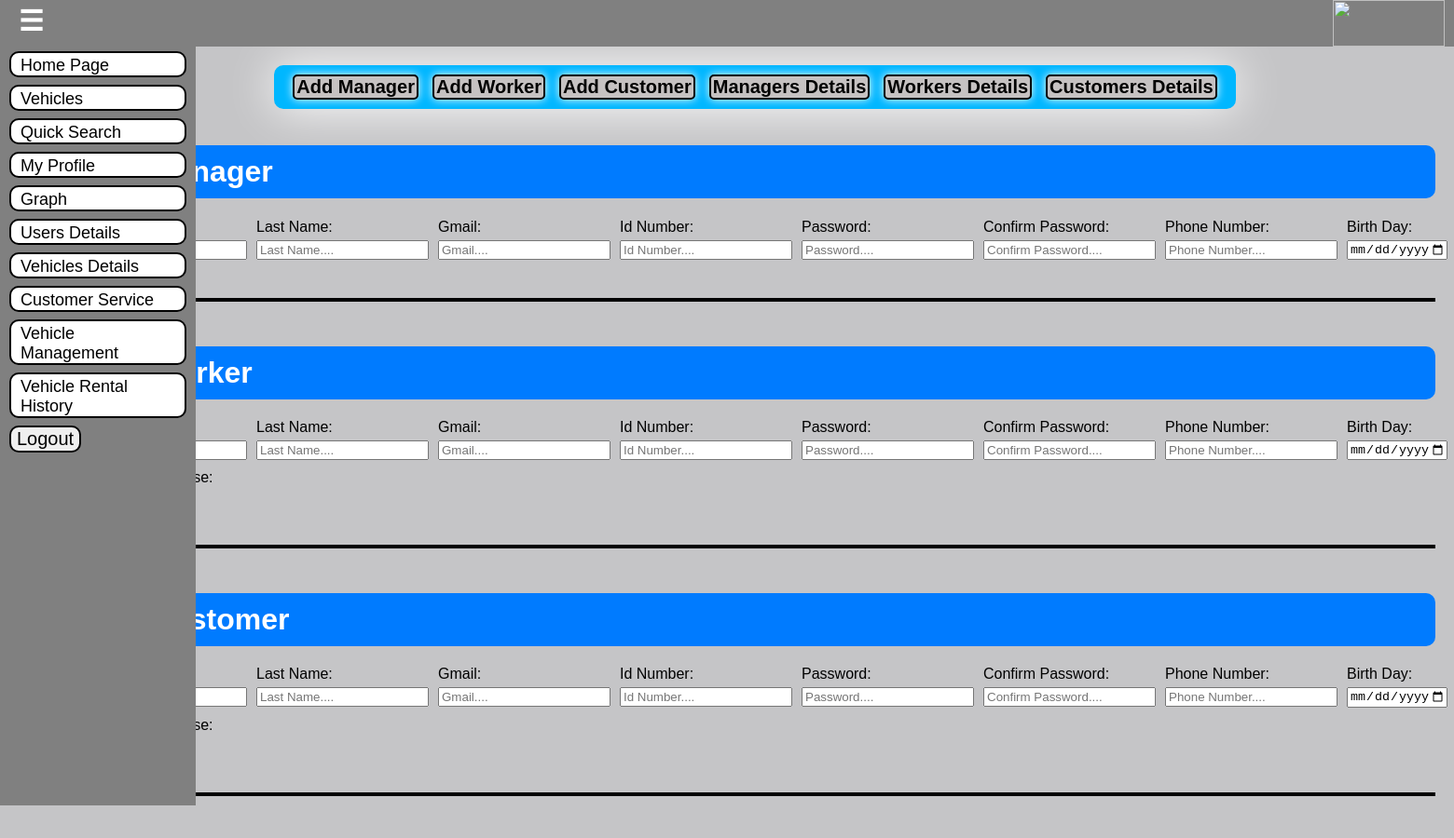
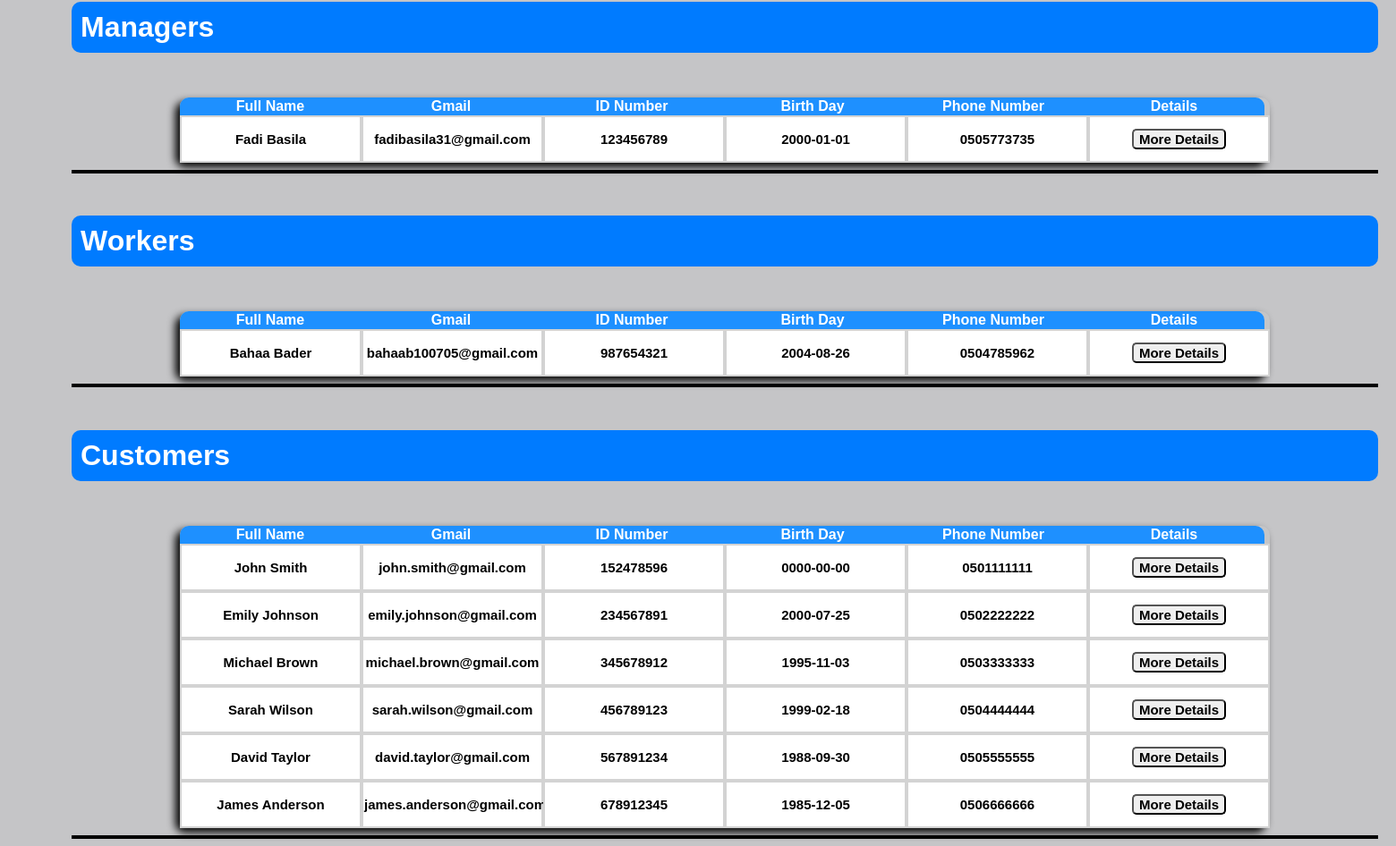
The app's page /UserDetails.php (signed in) with its own data (2 pictures, top to bottom).
### tables this page shows
CREATE TABLE IF NOT EXISTS `users` (
  `Id` int NOT NULL AUTO_INCREMENT,
  `FirstName` varchar(250) NOT NULL,
  `LastName` varchar(250) NOT NULL,
  `Gmail` varchar(250) NOT NULL,
  `IdNumber` varchar(9) NOT NULL,
  `Password` varchar(250) NOT NULL,
  `Password1` varchar(250) NOT NULL,
  `Password2` varchar(250) DEFAULT NULL,
  `Password3` varchar(250) DEFAULT NULL,
  `HaveDriverLicense` tinyint(1) NOT NULL DEFAULT '0',
  `Blocked` tinyint(1) NOT NULL DEFAULT '0',
  `FailedTimes` int NOT NULL DEFAULT '0',
  `BirthDay` date NOT NULL,
  `PhoneNumber` varchar(250) DEFAULT NULL,
  `Role` varchar(250) NOT NULL,
  `StartTimeExpired` datetime DEFAULT NULL,
  `EndTimeExpired` datetime DEFAULT NULL,
  PRIMARY KEY (`Id`)
);

### UserDetails.php (the view, shortened to what this page needs)
<?php
    include "Nav.php";
    $con=OpenCon();
?>
<!DOCTYPE html>
<html lang="en">
    <head>
    </head>
    <body>
        <div class="Css1">
            <nav>
                <a href="#addManager">Add Manager</a>
                <a href="#addWorker">Add Worker</a>
                <a href="#addCustomer">Add Customer</a>
                <a href="#ManagersDetails">Managers Details</a>
                <a href="#WorkersDetails">Workers Details</a>
                <a href="#CustomersDetails">Customers Details</a>
            </nav>
            <div id="addManager"></div><br>
            <h1>Add Manager
            </h1>
            <form method="POST">
                <div class="Css2">
                    <div><label>First Name:</label><input type="text" name="Fname" placeholder="First Name...." required></div>
                    <div><label>Last Name:</label><input type="text" name="Lname" placeholder="Last Name...." required></div>
                    <div><label>Gmail:</label><input type="email" name="Gmail" placeholder="Gmail...." required></div>
                    <div><label>Id Number:</label><input type="text" name="IdNumber" placeholder="Id Number...." required></div>
                    <div><label>Password:</label><input type="password" name="Pass1" placeholder="Password...." required></div>
                    <div><label>Confirm Password:</label><input type="password" name="Pass2" placeholder="Confirm Password...." required></div>
                    <div><label>Phone Number:</label><input type="text" name="PhoneNum" placeholder="Phone Number...." required></div>
                    <div><label>Birth Day:</label><input type="date" name="BirthDay" max="<?php echo date('Y-m-d') ?>" required></div>
                </div>
                <button id="AddUser" type="submit" name="AddManager">Add Manager</button>
            </form><hr>
            <div id="addWorker"></div><br>
            <h1>Add Worker
            </h1>
            <form method="POST">
                <div class="Css2">
                    <div><label>First Name:</label><input type="text" name="Fname" placeholder="First Name...." required></div>
                    <div><label>Last Name:</label><input type="text" name="Lname" placeholder="Last Name...." required></div>
                    <div><label>Gmail:</label><input type="email" name="Gmail" placeholder="Gmail...." required></div>
                    <div><label>Id Number:</label><input type="text" name="IdNumber" placeholder="Id Number...." required></div>
                    <div><label>Password:</label><input type="password" name="Pass1" placeholder="Password...." required></div>
                    <div><label>Confirm Password:</label><input type="password" name="Pass2" placeholder="Confirm Password...." required></div>
                    <div><label>Phone Number:</label><input type="text" name="PhoneNum" placeholder="Phone Number...." required></div>
                    <div><label>Birth Day:</label><input type="date" name="BirthDay" max="<?php echo date('Y-m-d') ?>" required></div>
                </div>
                <div>
                    <label style="margin-top: 10px;">Have Driver License:</label>
                </div>
                <button id="AddUser" type="submit" name="AddWorker">Add Worker</button>
            </form><hr>
            <div id="addCustomer"></div><br>
            <h1>Add Customer
            </h1>
            <form method="POST">
                <div class="Css2">
                    <div><label>First Name:</label><input type="text" name="Fname" placeholder="First Name...." required></div>
                    <div><label>Last Name:</label><input type="text" name="Lname" placeholder="Last Name...." required></div>
                    <div><label>Gmail:</label><input type="email" name="Gmail" placeholder="Gmail...." required></div>
                    <div><label>Id Number:</label><input type="text" name="IdNumber" placeholder="Id Number...." required></div>
                    <div><label>Password:</label><input type="password" name="Pass1" placeholder="Password...." required></div>
                    <div><label>Confirm Password:</label><input type="password" name="Pass2" placeholder="Confirm Password...." required></div>
                    <div><label>Phone Number:</label><input type="text" name="PhoneNum" placeholder="Phone Number...." required></div>
                    <div><label>Birth Day:</label><input type="date" name="BirthDay" max="<?php echo date('Y-m-d') ?>" required></div>
                </div>
                <div>
                    <label style="margin-top: 10px;">Have Driver License:</label>
                </div>
                <button id="AddUser" type="submit" name="AddCustomer">Add Customer</button>
            </form><hr>
            <div id="ManagersDetails"></div><br>
            <h1>Managers</h1>
            <table>
                <tr>
                    <th id="thLeft">Full Name</th>
                    <th>Gmail</th>
                    <th>ID Number</th>
                    <th>Birth Day</th>
                    <th>Phone Number</th>
                    <th id="thRight">Details</th>
                </tr>
                <?php
                    $customers=mysqli_query($con,"SELECT * FROM Users");
                    while($c=mysqli_fetch_array($customers)){
                        if($c['Role']=="Manager"){
                            echo "<tr><td><h3>".$c['FirstName']." ".$c['LastName']."</h3></td>
                            <td><h3>".$c['Gmail']."</h3></td>
                            <td><h3>".$c['IdNumber']."</h3></td>
                            <td><h3>".$c['BirthDay']."</h3></td>
                            <td><h3>".$c['PhoneNumber']."</h3></td>
                            <td><form method='post'><input type='hidden' name='UserId' value='".$c['Id']."'><button id='MoreDetails' type='submit' name='MoreDetails'>More Details</form></td>
                            </tr>";
                        }
                    }
                ?>
            </table><hr>
            <div id="WorkersDetails"></div><br>
            <h1>Workers</h1>
            <table>
                <tr>
                    <th id="thLeft">Full Name</th>
                    <th>Gmail</th>
                    <th>ID Number</th>
                    <th>Birth Day</th>
                    <th>Phone Number</th>
                    <th id="thRight">Details</th>
                </tr>
                <?php
                    $Workers=mysqli_query($con,"SELECT * FROM Users");
                    while($w=mysqli_fetch_array($Workers)){
                        if($w['Role']=="Worker"){
                            echo "<tr><td><h3>".$w['FirstName']." ".$w['LastName']."</td>
                            <td><h3>".$w['Gmail']."</h3></td>
                            <td><h3>".$w['IdNumber']."</h3></td>
                            <td><h3>".$w['BirthDay']."</h3></td>
                            <td><h3>".$w['PhoneNumber']."</h3></td>
                            <td><form method='post'><input type='hidden' name='UserId' value='".$w['Id']."'><button id='MoreDetails' type='submit' name='MoreDetails'>More Details</form></td>
                            </tr>";
                        }
                    }
                ?>
            </table><hr>
            <div id="CustomersDetails"></div><br>
            <h1>Customers</h1>
            <table>
                <tr>
                    <th id="thLeft">Full Name</th>
                    <th>Gmail</th>
                    <th>ID Number</th>
                    <th>Birth Day</th>
                    <th>Phone Number</th>
                    <th id="thRight">Details</th>
                </tr>
                <?php
                    $Managers=mysqli_query($con,"SELECT * FROM Users");
                    while($m=mysqli_fetch_array($Managers)){
                        if($m['Role']=="Customer"){
                            echo "<tr><td><h3>".$m['FirstName']." ".$m['LastName']."</td>
                            <td><h3>".$m['Gmail']."</h3></td>
                            <td><h3>".$m['IdNumber']."</h3></td>
                            <td><h3>".$m['BirthDay']."</h3></td>
                            <td><h3>".$m['PhoneNumber']."</h3></td>
                            <td><form method='post'><input type='hidden' name='UserId' value='".$m['Id']."'><button id='MoreDetails' type='submit' name='MoreDetails'>More Details</form></td>
                            </tr>";
                        }
                    }
                ?>
            </table><hr>
        </div>
    </body>
</html>

### Nav.php (style rules this page uses)
body { font-family: Arial; margin:0px; }
button { cursor:pointer; }

### UserDetails.php (style rules this page uses)
body { font-family: Arial; margin-top: 70px; background-color: #c5c5c7; }
.Css1 { margin-left: 80px; margin-right: 20px; }
.Css1 nav { background-color: #00b7ff; display:flex; justify-self: center; gap:15px; padding-left:20px; padding-right: 20px; padding-top:10px; padding-bottom:10px; border-radius: 10px; box-shadow:0px 0px 50px white; }
.Css1 nav a { text-decoration: none; border:2px black solid; cursor: pointer; background-color: #c6c2c2; font-size: 20px; color:black; border-radius: 5px; padding-left: 2px; padding-right: 2px; font-weight: bold; box-shadow:0px 0px 10px white; }
.Css2 { display: flex; gap: 10px; }
table { border-radius: 10px; margin-top: 50px; display: flex; justify-self: center; border-spacing: 0px; box-shadow: -5px 5px 10px black; }
th { color:white; background-color: dodgerblue; display: inline-block; width: 200px; }
td { background-color: white; border: 2px solid lightgray; display: inline-block; width: 197px; }
h1 { background: #007bff; color: white; padding: 10px; border-radius: 10px; }
h3 { font-size:15px; text-align: center; }
label { display: block; }
input { margin-top: 5px; }
hr { border: 2px solid black; color: black; }
#AddUser { font-size: 15px; margin-top: 10px; border-radius: 5px; border:2px solid black; }
#thLeft { border-top-left-radius:10px; }
#thRight { border-top-right-radius: 10px; }
#MoreDetails { border-radius:5px; font-size:15px; font-weight: bold; display:flex; justify-self: center; align-items: center; margin-top: 12px; margin-bottom: 12px; }

### records on screen
users: FirstName "Fadi", LastName "Basila", Gmail "fadibasila31@gmail.com", IdNumber "123456789", BirthDay "2000-01-01", PhoneNumber "0505773735"
users: FirstName "Bahaa", LastName "Bader", Gmail "bahaab100705@gmail.com", IdNumber "987654321", BirthDay "2004-08-26", PhoneNumber "0504785962"
users: FirstName "John", LastName "Smith", Gmail "john.smith@gmail.com", IdNumber "152478596", BirthDay "0000-00-00", PhoneNumber "0501111111"
users: FirstName "Emily", LastName "Johnson", Gmail "emily.johnson@gmail.com", IdNumber "234567891", BirthDay "2000-07-25", PhoneNumber "0502222222"
users: FirstName "Michael", LastName "Brown", Gmail "michael.brown@gmail.com", IdNumber "345678912", BirthDay "1995-11-03", PhoneNumber "0503333333"
users: FirstName "Sarah", LastName "Wilson", Gmail "sarah.wilson@gmail.com", IdNumber "456789123", BirthDay "1999-02-18", PhoneNumber "0504444444"
users: FirstName "David", LastName "Taylor", Gmail "david.taylor@gmail.com", IdNumber "567891234", BirthDay "1988-09-30", PhoneNumber "0505555555"
users: FirstName "James", LastName "Anderson", Gmail "james.anderson@gmail.com", IdNumber "678912345", BirthDay "1985-12-05", PhoneNumber "0506666666"
